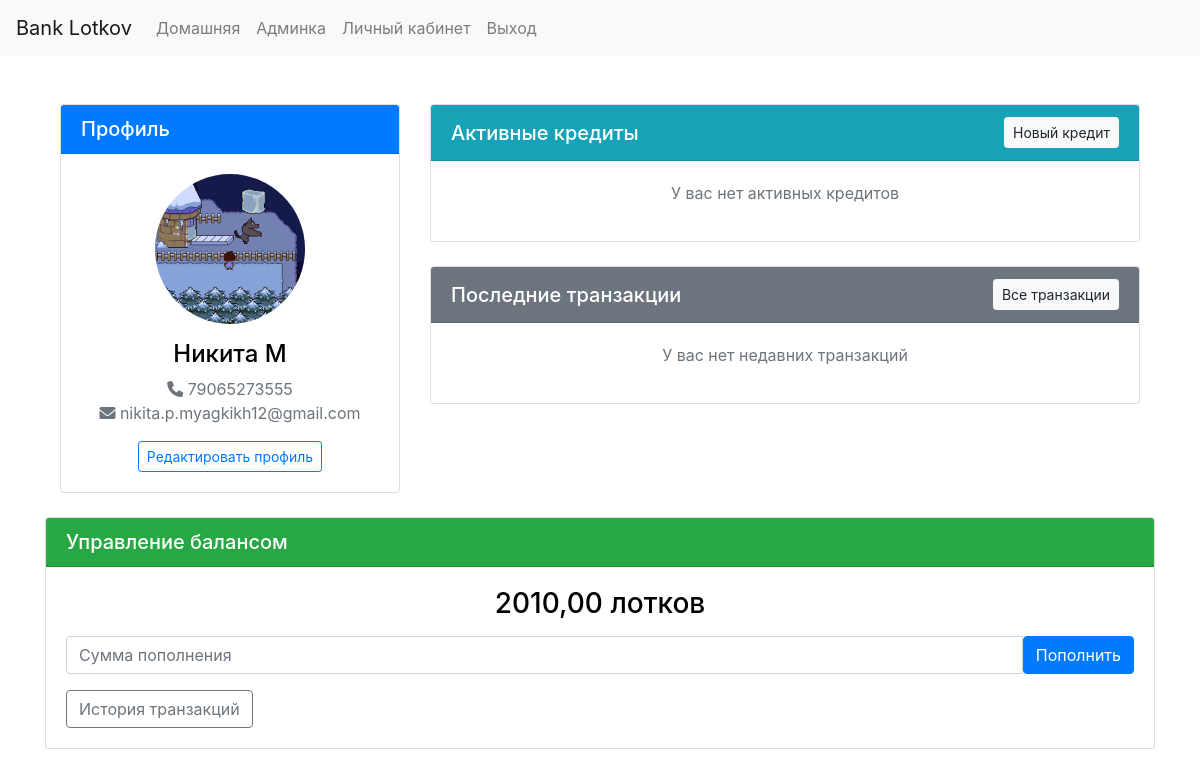
Screenshot of /lk/ (signed in) with the database file from the repository.
### banklotkov/models.py (models this page shows, shortened)
class Profile(models.Model):
    user = models.OneToOneField(User, on_delete=models.CASCADE)
    balance = models.DecimalField(max_digits=10, decimal_places=2, default=0)
    phone = models.CharField(max_length=15, blank=True, null=True)
    avatar = models.ImageField(upload_to='avatars/', blank=True, null=True)
    birth_date = models.DateField(blank=True, null=True)

### banklotkov/views.py (the view)
# urls.py: path('lk/', lk_view, name='lk'),
@login_required
def lk_view(request):
    profile = Profile.objects.get(user=request.user)
    active_loans = Loan.objects.filter(borrower=profile, is_active=True)
    recent_transactions = Transaction.objects.filter(sender=profile).order_by('-created_at')[:5]
    context = {
        'profile': profile,
        'active_loans': active_loans,
        'recent_transactions': recent_transactions,
    }
    return render(request, 'lk.html', context)

### banklotkov/templates/lk.html (shortened to what this page needs)
{% extends 'base.html' %}
{% block content %}
<div class="container mt-5">
    <div class="row">
        <div class="col-md-4">
            <div class="card mb-4">
                <div class="card-header bg-primary text-white">
                    <h5 class="mb-0">Профиль</h5>
                </div>
                <div class="card-body text-center">
                    {% if profile.avatar %}
                        <img src="{{ profile.avatar.url }}" alt="Avatar" class="rounded-circle img-fluid mb-3" style="width: 150px; height: 150px; object-fit: cover;">
                    {% else %}
                        <div class="text-center mb-3" style="width: 150px; height: 150px;">
                            <i class="fas fa-user-circle" style="font-size: 150px;"></i>
                        </div>
                    {% endif %}
                    <h4>{{ profile.user.get_full_name|default:profile.user.username }}</h4>
                    <p class="text-muted">
                        {% if profile.phone %}
                            <i class="fas fa-phone"></i> {{ profile.phone }}<br>
                        {% endif %}
                        <i class="fas fa-envelope"></i> {{ profile.user.email }}
                    </p>
                    <a href="{% url 'edit_profile' %}" class="btn btn-outline-primary btn-sm">Редактировать профиль</a>
                </div>
            </div>
        </div>
        <div class="col-md-8">
            <div class="card mb-4">
                <div class="card-header bg-info text-white d-flex justify-content-between align-items-center">
                    <h5 class="mb-0">Активные кредиты</h5>
                    <a href="{% url 'new_loan' %}" class="btn btn-light btn-sm">Новый кредит</a>
                </div>
                <div class="card-body">
                    {% if active_loans %}
                        <div class="table-responsive">
                            <table class="table table-hover">
                                <thead>
                                    <tr>
                                        <th>Сумма</th>
                                        <th>Срок</th>
                                        <th>Остаток</th>
                                        <th>Статус</th>
                                        <th>Действие</th>
                                    </tr>
                                </thead>
                                <tbody>
                                    {% for loan in active_loans %}
                                    <tr>
                                        <td>{{ loan.amount }}</td>
                                        <td>{{ loan.term }} дней</td>
                                        <td>{{ loan.remaining_amount }}</td>
                                        <td>
                                            <span class="badge bg-success">Активный</span>
                                        </td>
                                        <td>
                                            <a href="{% url 'repay_loan' loan.id %}" class="btn btn-primary btn-sm">
                                                Погасить
                                            </a>
                                        </td>
                                    </tr>
                                    {% endfor %}
                                </tbody>
                            </table>
                        </div>
                    {% else %}
                        <p class="text-center text-muted">У вас нет активных кредитов</p>
                    {% endif %}
                </div>
            </div>
            <div class="card">
                <div class="card-header bg-secondary text-white d-flex justify-content-between align-items-center">
                    <h5 class="mb-0">Последние транзакции</h5>
                    <a href="{% url 'transaction_history' %}" class="btn btn-light btn-sm">Все транзакции</a>
                </div>
                <div class="card-body">
                    {% if recent_transactions %}
                        <div class="table-responsive">
                            <table class="table table-hover">
                                <thead>
                                    <tr>
                                        <th>Тип</th>
                                        <th>Сумма</th>
                                        <th>Дата</th>
                                    </tr>
                                </thead>
                                <tbody>
                                    {% for transaction in recent_transactions %}
                                    <tr>
                                        <td>{{ transaction.get_transaction_type_display }}</td>
                                        <td>{{ transaction.amount }}</td>
                                        <td>{{ transaction.created_at|date:"d.m.Y H:i" }}</td>
                                    </tr>
                                    {% endfor %}
                                </tbody>
                            </table>
                        </div>
                    {% else %}
                        <p class="text-center text-muted">У вас нет недавних транзакций</p>
                    {% endif %}
                </div>
            </div>
        </div>
    </div>
</div>
<div class="card mb-4">
    <div class="card-header bg-success text-white">
        <h5 class="mb-0">Управление балансом</h5>
    </div>
    <div class="card-body">
        <h3 class="text-center mb-3">{{ profile.balance }} лотков</h3>
        <form method="post" action="{% url 'balance_request' %}" class="mb-3">
            <div class="input-group">
                <input type="number" name="amount" class="form-control" placeholder="Сумма пополнения" min="1" required>
                <button class="btn btn-primary" type="submit">Пополнить</button>
            </div>
        </form>
        <div class="d-grid">
            <a href="{% url 'transaction_history' %}" class="btn btn-outline-secondary">История транзакций</a>
        </div>
    </div>
</div>
{% endblock %}

### banklotkov/templates/base.html (shortened to what this page needs)
{% load static %}
<!DOCTYPE html>
<html lang="ru">
<head>
    <link href="https://cdnjs.cloudflare.com/ajax/libs/font-awesome/6.0.0/css/all.min.css" rel="stylesheet">
    <link rel="stylesheet" href="https://stackpath.bootstrapcdn.com/bootstrap/4.3.1/css/bootstrap.min.css">
    <link rel="stylesheet" href="{% static 'lotokbank/css/styles.css' %}">
</head>
<body>
    <nav class="navbar navbar-expand-lg navbar-light bg-light">
        <a class="navbar-brand" href="#">Bank Lotkov</a>
        <div class="collapse navbar-collapse" id="navbarNav">
            <ul class="navbar-nav">
                <li class="nav-item">
                    <a class="nav-link" href="/">Домашняя</a>
                </li>
                {% if user.is_authenticated %}
                    {% if user.is_staff %}
                        <li class="nav-item">
                            <a class="nav-link" href="/admin/">Админка</a>
                        </li>
                    {% endif %}
                    <li class="nav-item">
                        <a class="nav-link" href="{% url 'lk' %}">Личный кабинет</a>
                    </li>
                    <li class="nav-item">
                        <a class="nav-link" href="{% url 'logout' %}">Выход</a>
                    </li>
                {% endif %}
            </ul>
        </div>
    </nav>
    <main class="container">
        {% block content %}
        {% endblock %}
    </main>
</body>
</html>

### static/lotokbank/css/styles.css (style rules this page uses)
body { color:black; }

### rows the page displays
Profile: avatar (picture), user.get_full_name "Никита М", phone "79065273555", user.email "nikita.p.myagkikh12@gmail.com", balance "2010,00"
